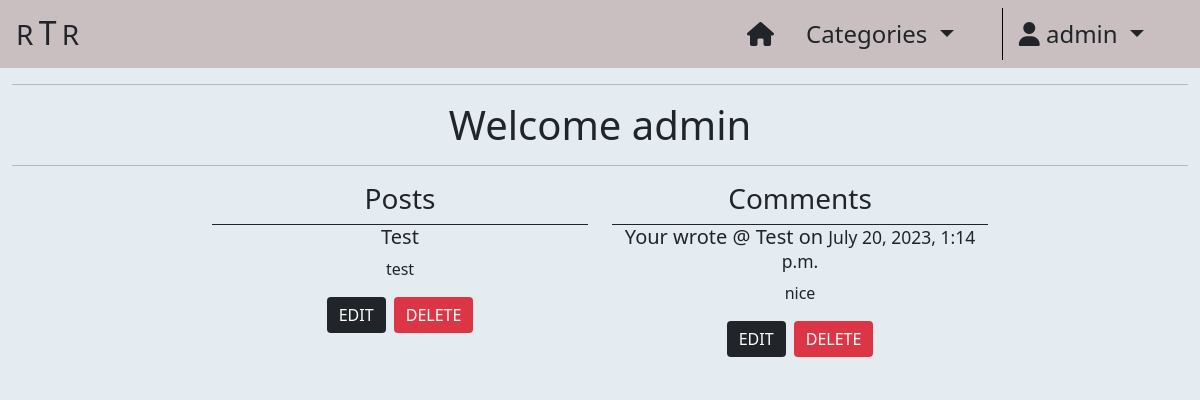
/profile/ (signed in), run on an earlier commit of the app's database.
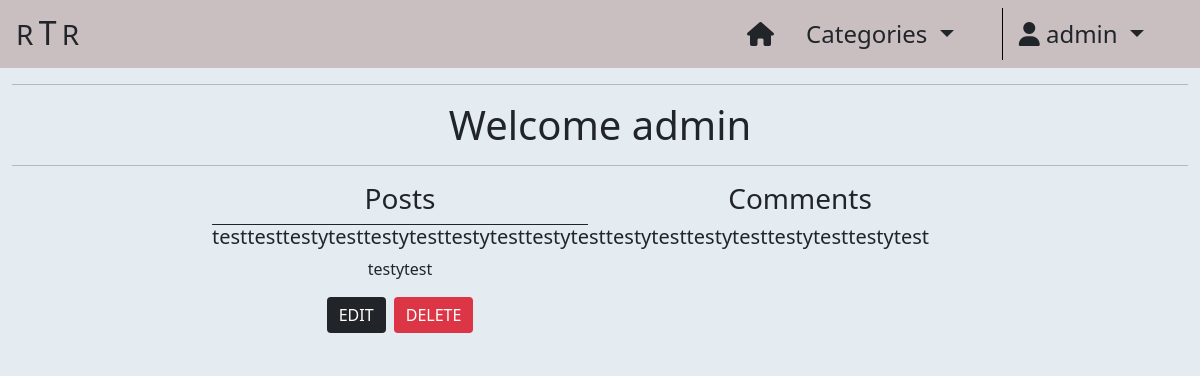
And on a later commit of the database.
### home/models.py (models this page shows, shortened)
class Post(models.Model):
    title = models.CharField(max_length=200)
    slug = models.SlugField(
        max_length=200,
        null=True,
        blank=True
    )
    author = models.ForeignKey(
        User,
        on_delete=models.CASCADE,
        related_name='posts'
    )
    excerpt = models.TextField(max_length=300, null=True, blank=True)
    content = models.TextField()
    category = models.ForeignKey(
        Category,
        max_length=30,
        null=True,
        blank=True,
        on_delete=models.SET_NULL
    )
    created_on = models.DateTimeField(auto_now_add=True)
    status = models.IntegerField(choices=STATUS, default=1)
    likes = models.ManyToManyField(User, related_name='likes', blank=True)
    class Meta:
        ordering = ['-created_on']
    def __str__(self):
        return self.title

class Comment(models.Model):
    post = models.ForeignKey(
        Post,
        on_delete=models.CASCADE,
        related_name="comments"
    )
    author = models.ForeignKey(
        User,
        on_delete=models.CASCADE,
        related_name='user_comments'
    )
    body = models.TextField(max_length=300)
    created_on = models.DateTimeField(auto_now_add=True)
    approved = models.BooleanField(default=True)
    parent = models.ForeignKey(
        'self',
        null=True,
        blank=True,
        on_delete=models.CASCADE,
        related_name='replies'
    )
    class Meta:
        ordering = ['-created_on']

### profiles/views.py (the view)
# urls.py: path('', views.profile_view, name="profile"),
def profile_view(request):
    profile = get_object_or_404(UserProfile, id=request.user.id)
    posts = Post.objects.filter(
        author=profile.user.id
    ).order_by('-created_on')
    comments = Comment.objects.filter(
        author=request.user.id
    ).order_by('-created_on')
    return render(
        request,
        "profiles/profile.html",
        {
            'profile': profile,
            'posts': posts,
            'comments': comments,
        },
    )

### home/context_processors.py (called while the page is built)
def categories(request):
    return {
        'categories': Category.objects.all()
    }

### home/models.py (called while the page is built)
    def get_friendly_name(self):
        return self.friendly_name

### profiles/templates/profiles/profile.html (shortened to what this page needs)
{% extends "base.html" %}
{% load static %}
{% block content %}
    <div class="container-fluid">
        <div class="row">
            <div class="col-12 text-center">
                <hr>
                <h1>Welcome {{ request.user.username }}</h1>
                <hr>
            </div>
        </div>
        <div class="row">
            <div class="col-12 col-md-5 col-lg-4 text-center
                        border-dark offset-md-1 offset-lg-2">
                <h3>Posts</h3>
                    {% for post in posts %}
                        <div class="border-top border-dark mt-2 text-center">
                            <h5>{{ post.title }}</h5>
                            <p>{{ post.excerpt }}</p>
                            <div class="options-container">
                                <button class="btn btn-dark border-0 mb-3" href="">EDIT</button>
                                <button type="button"
                                        class="btn btn-danger border-0 mb-3 ms-1"
                                        data-bs-toggle="modal"
                                        data-bs-target="#post-delete-modal-{{ post.id }}">
                                    DELETE
                                </button>
                            </div>
                        </div>
                    {% endfor %}
            </div>
            <div class="col-12 col-md-6 col-lg-4 text-center">
                <h3>Comments</h3>
                {% for comment in comments %}
                    <div class="border-top border-dark mt-2 text-center">
                        <h5>Your wrote @ {{ comment.post }} on <small>{{ comment.created_on }}</small></h5>
                        <p>{{ comment.body }}</p>
                        <div class="options-container">
                            <button class="btn btn-dark border-0 mb-3" href="">EDIT</button>
                            <button type="button"
                                    class="btn btn-danger border-0 mb-3 ms-1"
                                    data-bs-toggle="modal"
                                    data-bs-target="#comment-delete-modal-{{ comment.id }}">
                                DELETE
                            </button>
                        </div>
                    </div>
                {% endfor %}
            </div>
        </div>
    </div>
{% endblock %}

### templates/base.html (shortened to what this page needs)
{% load static %}
<!DOCTYPE html>
<html class="h-100 w-100" lang="en">
    <head>
        {% block corecss %}
            <link rel="stylesheet"
                  href="https://cdnjs.cloudflare.com/ajax/libs/font-awesome/5.15.3/css/all.min.css"
            >
            <link href="https://cdn.jsdelivr.net/npm/bootstrap@5.0.1/dist/css/bootstrap.min.css"
                  rel="stylesheet"
            >
            <link rel="stylesheet"
                  href="{% static 'css/base.css' %}"
            >
        {% endblock %}
    </head>
    <body class="h-100 w-100 d-flex flex-column bg-alice">
        <nav class="navbar navbar-expand-lg navbar-dark bg-purple">
            <a class="navbar-brand ms-3" href="{% url 'index' %}">
                <span class="fs-3 text-dark">R</span>
                <h2 class="d-inline text-dark">T</h2>
                <span class="fs-3 text-dark me-5">R</span>
            </a>
            <div class="collapse navbar-collapse" id="navbarNavDropdown">
              <ul class="navbar-nav ms-auto me-5">
                <li class="nav-item">
                  <a class="nav-link ms-2 me-2 text-dark fs-4"
                     href="{% url 'index' %}">
                    <i class="fa-solid fa-house"></i>
                  </a>
                </li>
                <li class="nav-item dropdown">
                  <a class="nav-link dropdown-toggle ms-2 me-2 text-dark fs-4"
                     href="#"
                     id="categories-dropdown" data-bs-toggle="dropdown"
                     aria-haspopup="true" aria-expanded="false">
                    Categories
                  </a>
                </li>
                <li class="nav-item active">
                  <a class="nav-link ms-2 text-dark fs-4 me-2" href="#">
                  </a>
                </li>
                {% if user.is_authenticated %}
                  <li class="nav-item dropdown">
                    <a class="nav-link dropdown-toggle ms-2 text-dark fs-4" href="#"
                       id="userDropDown" data-bs-toggle="dropdown"
                       aria-haspopup="true" aria-expanded="false">
                      <i class="fa-solid fa-user"></i>
                      {{ user.username }}
                    </a>
                  </li>
                {% endif %}
              </ul>
            </div>
          </nav>
        {% block content %}
        {% endblock content %}
    </body>
</html>

### static/css/base.css (style rules this page uses)
.bg-alice { background-color: #E4EBF1; }
.bg-purple { background-color: #c9bfc0; }

What changed in the data, as far as the page shows it:
removed Post: title "Test", excerpt "test"
removed Comment: post "Test", created_on "July 20, 2023, 1:14 p.m.", body "nice"
added Post: title "testtesttestytesttestytesttestytesttestytesttestytesttestytesttestytesttestytest", excerpt "testytest"
